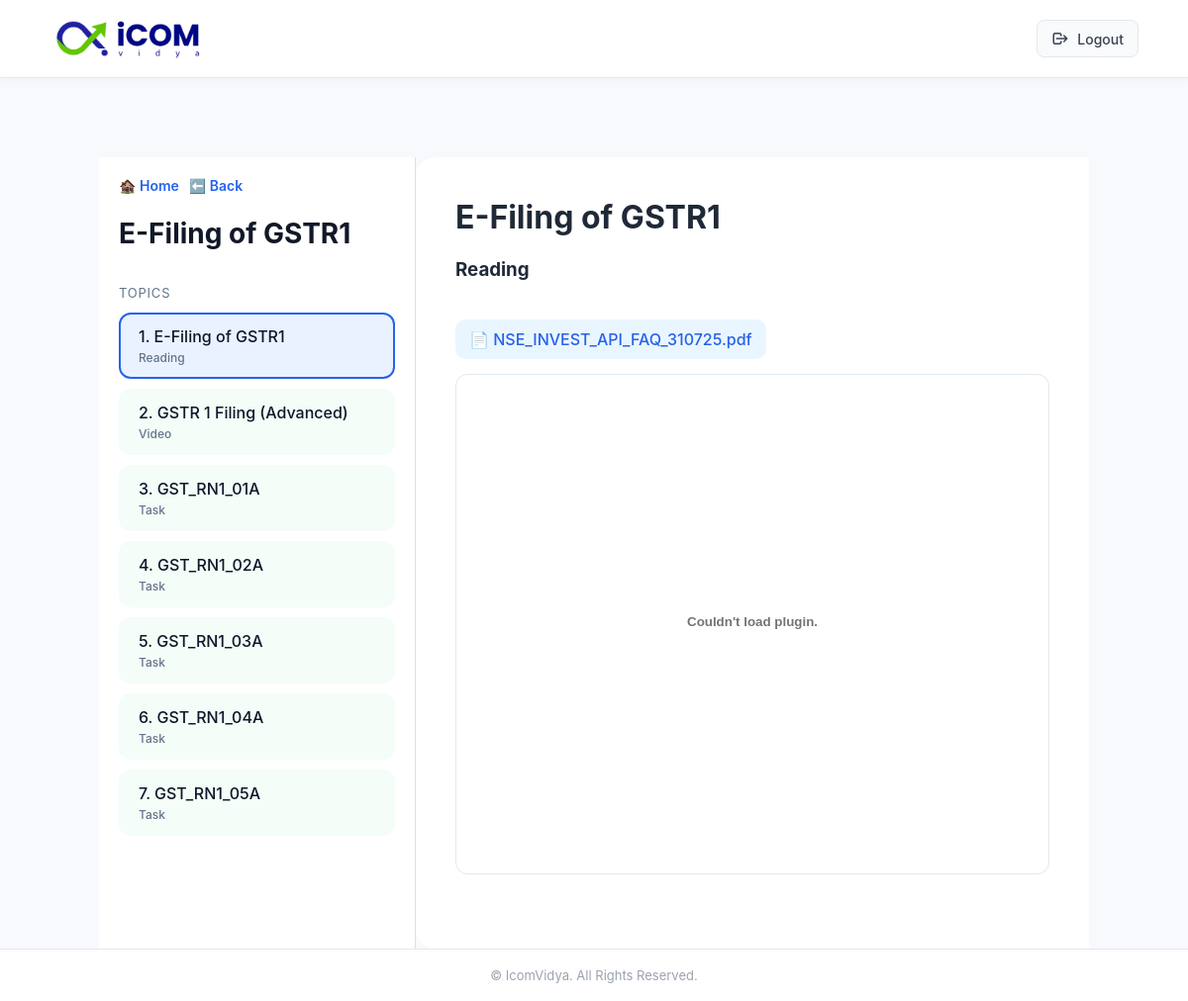
Page /course2/ on the committed database.
### icmsapp/models.py (models this page shows, shortened)
class CourseTopic2(models.Model):
    title = models.CharField(max_length=255)
    topic_type = models.CharField(
        max_length=20,
        choices=[("Reading", "Reading"), ("Video", "Video"), ("Task", "Task")]
    )
    order = models.PositiveIntegerField()

class CourseContent2(models.Model):
    topic = models.ForeignKey('CourseTopic2', on_delete=models.CASCADE)
    heading = models.CharField(max_length=255)
    pdf_file = models.FileField(upload_to='course_pdfs/', blank=True, null=True)
    video_url = models.URLField(blank=True, null=True)
    task_info = models.TextField(blank=True, null=True)
    def pdf_filename(self):
        return os.path.basename(self.pdf_file.name)

### icmsapp/views.py (the view)
# urls.py: path('course2/', views.course_overview2, name='course_overview2'),
def course_overview2(request):
    topics = list(CourseTopic2.objects.order_by('order'))
    selected_topic = topics[0] if topics else None
    content = CourseContent2.objects.filter(topic=selected_topic).first() if selected_topic else None
    previous_topic = None
    next_topic = None
    if selected_topic:
        current_index = topics.index(selected_topic)
        if current_index > 0:
            previous_topic = topics[current_index - 1]
        if current_index < len(topics) - 1:
            next_topic = topics[current_index + 1]
    return render(request, 'course_overview2.html', {
        'topics': topics,
        'selected_topic': selected_topic,
        'content': content,
        'previous_topic': previous_topic,
        'next_topic': next_topic,
    })

### icmsapp/templates/course_overview2.html (shortened to what this page needs)
{% extends 'studentdashboard.html' %}
{% block content %}
<div class="container">
    <div class="sidebar">
        <div class="nav-bar">
            <a href="{% url 'studentdashboard' %}">🏚️ Home</a>
            <a href="{% url 'course_overview2' %}">⬅️ Back</a>
        </div>
        <h2>E-Filing of GSTR1</h2>
        <div class="subheading">Topics</div>
        {% for topic in topics %}
            <a href="{% url 'course_topic_detail2' topic.id %}"
               class="course-topic {% if topic.id == selected_topic.id %}active{% endif %}">
                <span>{{ topic.order }}. {{ topic.title }}</span>
                <span class="topic-meta">{{ topic.topic_type }}</span>
            </a>
        {% endfor %}
    </div>
    <div class="content-area">
        {% if selected_topic %}
            <h1>{{ selected_topic.title }}</h1>
            <h3>{{ selected_topic.topic_type }}</h3>
            {% if content.pdf_file %}
                <a href="{{ content.pdf_file.url }}" class="pdf-link" target="_blank">
                    📄 {{ content.pdf_filename }}
                </a>
                <div style="margin-top: 15px; border-radius: 12px; overflow: hidden; border: 1px solid #e2e8f0;">
                    <embed src="{{ content.pdf_file.url }}" width="100%" height="500px" type="application/pdf">
                </div>
            {% endif %}
        {% else %}
            <p style="color: #64748b; margin-top: 20px;">Please select a topic from the sidebar.</p>
        {% endif %}
    </div>
</div>
{% endblock %}

### icmsapp/templates/studentdashboard.html (style rules this page uses)
html, body { height: 100%; margin: 0; font-family: 'Inter', system-ui, -apple-system, BlinkMacSystemFont, sans-serif; background-color: #f4f6f9; color: #1f2937; }
body { display: flex; flex-direction: column; }
a { text-decoration: none; color: inherit; }
.container { padding: 40px 50px; flex: 1; }
h2 { font-size: 28px; font-weight: 700; color: #111827; margin-bottom: 35px; }

### icmsapp/templates/course_overview2.html (style rules this page uses)
body { background-color: #f7f9fc; margin: 0; padding: 0; }
.container { display: flex; flex-direction: row; min-height: 100vh; border-radius: 20px; overflow: hidden; }
.sidebar { width: 320px; background: #ffffff; border-right: 1px solid #e0e0e0; padding: 20px; box-sizing: border-box; position: sticky; top: 0; height: 100vh; overflow: auto; overscroll-behavior: contain; -webkit-overflow-scrolling: touch; scrollbar-width: thin; scrollbar-color: #c7d2fe #f1f5f9; }
.nav-bar { display: flex; margin-bottom: 15px; gap: 10px; flex-wrap: wrap; }
.nav-bar a { font-size: 14px; text-decoration: none; color: #2563eb; font-weight: 600; }
.subheading { margin: 8px 0 12px; font-size: 13px; color: #64748b; text-transform: uppercase; letter-spacing: .06em; }
.course-topic { background: #f4fdf7; border-radius: 12px; padding: 12px 18px; margin-bottom: 10px; display: flex; flex-direction: column; justify-content: center; align-items: flex-start; text-decoration: none; color: #0f172a; font-weight: 500; border: 2px solid transparent; transition: background .2s, border-color .2s, transform .06s; }
.course-topic.active { background: #eaf2ff; border-color: #2563eb; }
.topic-meta { font-size: 12px; color: #64748b; margin-top: 4px; }
.content-area { flex: 1; padding: 20px 40px; background-color: #ffffff; overflow-y: auto; border-radius: 20px 0 0 20px; }
.pdf-link { display: inline-block; padding: 10px 14px; background: #eaf6ff; border-radius: 10px; color: #2563eb; text-decoration: none; margin-top: 20px; font-weight: 500; }

### rows in the picture
CourseTopic2: order "1", title "E-Filing of GSTR1", topic_type "Reading"
CourseTopic2: order "2", title "GSTR 1 Filing (Advanced)", topic_type "Video"
CourseTopic2: order "3", title "GST_RN1_01A", topic_type "Task"
CourseTopic2: order "4", title "GST_RN1_02A", topic_type "Task"
CourseTopic2: order "5", title "GST_RN1_03A", topic_type "Task"
CourseTopic2: order "6", title "GST_RN1_04A", topic_type "Task"
CourseTopic2: order "7", title "GST_RN1_05A", topic_type "Task"
CourseContent2: pdf_filename "NSE_INVEST_API_FAQ_310725.pdf"
